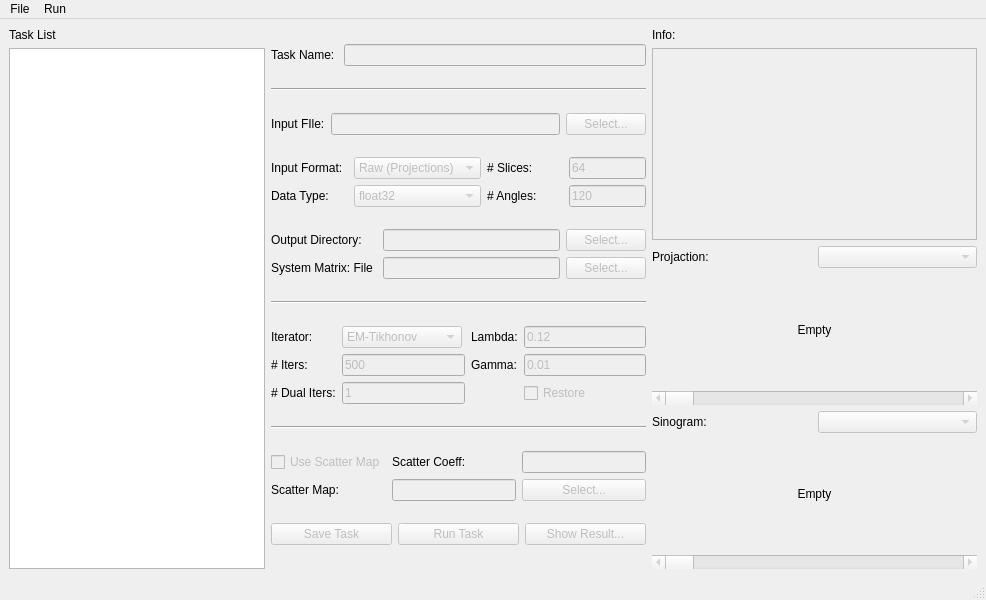
<?xml version="1.0" encoding="UTF-8"?>
<ui version="4.0">
 <class>MainWindow</class>
 <widget class="QMainWindow" name="MainWindow">
  <property name="geometry">
   <rect>
    <x>0</x>
    <y>0</y>
    <width>986</width>
    <height>600</height>
   </rect>
  </property>
  <property name="windowTitle">
   <string>MainWindow</string>
  </property>
  <widget class="QWidget" name="centralwidget">
   <layout class="QHBoxLayout" name="horizontalLayout_5" stretch="0,0,30">
    <item>
     <layout class="QVBoxLayout" name="verticalLayoutTaskList" stretch="0,20">
      <item>
       <widget class="QLabel" name="labelTask">
        <property name="text">
         <string>Task List</string>
        </property>
       </widget>
      </item>
      <item>
       <widget class="QListWidget" name="listWidgetTask"/>
      </item>
     </layout>
    </item>
    <item>
     <layout class="QVBoxLayout" name="verticalLayoutParameter">
      <item>
       <layout class="QHBoxLayout" name="horizontalLayout_4">
        <item>
         <widget class="QLabel" name="labelTaskName">
          <property name="text">
           <string>Task Name: </string>
          </property>
         </widget>
        </item>
        <item>
         <widget class="QLineEdit" name="lineEditTaskName">
          <property name="enabled">
           <bool>false</bool>
          </property>
         </widget>
        </item>
       </layout>
      </item>
      <item>
       <widget class="Line" name="line_2">
        <property name="orientation">
         <enum>Qt::Horizontal</enum>
        </property>
       </widget>
      </item>
      <item>
       <layout class="QVBoxLayout" name="verticalLayout">
        <item>
         <layout class="QGridLayout" name="gridLayout_2">
          <item row="0" column="0">
           <widget class="QLabel" name="labelSinogramFile">
            <property name="text">
             <string>Input FIle:</string>
            </property>
           </widget>
          </item>
          <item row="0" column="1">
           <widget class="QLineEdit" name="lineEditSinogram">
            <property name="enabled">
             <bool>false</bool>
            </property>
           </widget>
          </item>
          <item row="0" column="2">
           <widget class="QPushButton" name="pushButtonSelectSinogram">
            <property name="enabled">
             <bool>false</bool>
            </property>
            <property name="text">
             <string>Select...</string>
            </property>
           </widget>
          </item>
         </layout>
        </item>
       </layout>
      </item>
      <item>
       <layout class="QGridLayout" name="gridLayout_3" columnstretch="25,25,25,25">
        <item row="0" column="0">
         <widget class="QLabel" name="labelSinogramFormat">
          <property name="text">
           <string>Input Format:</string>
          </property>
         </widget>
        </item>
        <item row="0" column="2">
         <widget class="QLabel" name="label">
          <property name="text">
           <string># Slices:</string>
          </property>
         </widget>
        </item>
        <item row="0" column="3">
         <widget class="QLineEdit" name="lineEditNumSlices">
          <property name="enabled">
           <bool>false</bool>
          </property>
          <property name="text">
           <string>64</string>
          </property>
         </widget>
        </item>
        <item row="0" column="1">
         <widget class="QComboBox" name="comboBoxSinogramFormat">
          <property name="enabled">
           <bool>false</bool>
          </property>
          <item>
           <property name="text">
            <string>Raw (Projections)</string>
           </property>
          </item>
          <item>
           <property name="text">
            <string>Raw (Sinograms)</string>
           </property>
          </item>
          <item>
           <property name="text">
            <string>DICOM</string>
           </property>
          </item>
         </widget>
        </item>
        <item row="1" column="0">
         <widget class="QLabel" name="label_2">
          <property name="text">
           <string>Data Type:</string>
          </property>
         </widget>
        </item>
        <item row="1" column="1">
         <widget class="QComboBox" name="comboBoxDataType">
          <property name="enabled">
           <bool>false</bool>
          </property>
          <item>
           <property name="text">
            <string>float32</string>
           </property>
          </item>
          <item>
           <property name="text">
            <string extracomment="double">float64</string>
           </property>
          </item>
         </widget>
        </item>
        <item row="1" column="2">
         <widget class="QLabel" name="label_3">
          <property name="text">
           <string># Angles:</string>
          </property>
         </widget>
        </item>
        <item row="1" column="3">
         <widget class="QLineEdit" name="lineEditNumAngles">
          <property name="enabled">
           <bool>false</bool>
          </property>
          <property name="text">
           <string>120</string>
          </property>
         </widget>
        </item>
       </layout>
      </item>
      <item>
       <layout class="QGridLayout" name="gridLayoutIO">
        <item row="1" column="2">
         <widget class="QPushButton" name="pushButtonSelectSysMat">
          <property name="enabled">
           <bool>false</bool>
          </property>
          <property name="text">
           <string>Select...</string>
          </property>
         </widget>
        </item>
        <item row="1" column="0">
         <widget class="QLabel" name="labelSysMat">
          <property name="text">
           <string>System Matrix: File </string>
          </property>
         </widget>
        </item>
        <item row="1" column="1">
         <widget class="QLineEdit" name="lineEditSysMat">
          <property name="enabled">
           <bool>false</bool>
          </property>
         </widget>
        </item>
        <item row="0" column="0">
         <widget class="QLabel" name="labelOutputDir">
          <property name="text">
           <string>Output Directory: </string>
          </property>
         </widget>
        </item>
        <item row="0" column="1">
         <widget class="QLineEdit" name="lineEditOutputDir">
          <property name="enabled">
           <bool>false</bool>
          </property>
         </widget>
        </item>
        <item row="0" column="2">
         <widget class="QPushButton" name="pushButtonSelectOutputDir">
          <property name="enabled">
           <bool>false</bool>
          </property>
          <property name="text">
           <string>Select...</string>
          </property>
         </widget>
        </item>
       </layout>
      </item>
      <item>
       <widget class="Line" name="line_3">
        <property name="orientation">
         <enum>Qt::Horizontal</enum>
        </property>
       </widget>
      </item>
      <item>
       <layout class="QGridLayout" name="gridLayout_6" columnstretch="0,0,0,0">
        <item row="1" column="0">
         <widget class="QLabel" name="labelNumIters">
          <property name="text">
           <string># Iters:</string>
          </property>
         </widget>
        </item>
        <item row="1" column="1">
         <widget class="QLineEdit" name="lineEditNumIters">
          <property name="enabled">
           <bool>false</bool>
          </property>
          <property name="text">
           <string>500</string>
          </property>
          <property name="maxLength">
           <number>10</number>
          </property>
         </widget>
        </item>
        <item row="0" column="0">
         <widget class="QLabel" name="labelIteratpr">
          <property name="text">
           <string>Iterator:</string>
          </property>
         </widget>
        </item>
        <item row="0" column="1">
         <widget class="QComboBox" name="comboBoxIterator">
          <property name="enabled">
           <bool>false</bool>
          </property>
          <property name="sizePolicy">
           <sizepolicy hsizetype="Fixed" vsizetype="Fixed">
            <horstretch>0</horstretch>
            <verstretch>0</verstretch>
           </sizepolicy>
          </property>
          <property name="maximumSize">
           <size>
            <width>120</width>
            <height>16777215</height>
           </size>
          </property>
          <item>
           <property name="text">
            <string>EM-Tikhonov</string>
           </property>
          </item>
          <item>
           <property name="text">
            <string>MLEM</string>
           </property>
          </item>
          <item>
           <property name="text">
            <string>PAPA-2DWavelet</string>
           </property>
          </item>
          <item>
           <property name="text">
            <string>PAPA-Cont</string>
           </property>
          </item>
          <item>
           <property name="text">
            <string>PAPA-Cont-TV</string>
           </property>
          </item>
          <item>
           <property name="text">
            <string>PAPA-Cont-Wavelet</string>
           </property>
          </item>
          <item>
           <property name="text">
            <string>PAPA-Dynamic</string>
           </property>
          </item>
          <item>
           <property name="text">
            <string>PAPA-TV</string>
           </property>
          </item>
         </widget>
        </item>
        <item row="0" column="3">
         <widget class="QLineEdit" name="lineEditLambda">
          <property name="enabled">
           <bool>false</bool>
          </property>
          <property name="text">
           <string>0.12</string>
          </property>
          <property name="maxLength">
           <number>10</number>
          </property>
          <property name="placeholderText">
           <string notr="true"/>
          </property>
         </widget>
        </item>
        <item row="0" column="2">
         <widget class="QLabel" name="labelLambda">
          <property name="text">
           <string>Lambda:</string>
          </property>
         </widget>
        </item>
        <item row="2" column="0">
         <widget class="QLabel" name="labelNumDualIters">
          <property name="text">
           <string># Dual Iters:</string>
          </property>
         </widget>
        </item>
        <item row="2" column="1">
         <widget class="QLineEdit" name="lineEditNumDualIters">
          <property name="enabled">
           <bool>false</bool>
          </property>
          <property name="text">
           <string>1</string>
          </property>
         </widget>
        </item>
        <item row="1" column="2">
         <widget class="QLabel" name="labelGamma">
          <property name="text">
           <string>Gamma:</string>
          </property>
         </widget>
        </item>
        <item row="1" column="3">
         <widget class="QLineEdit" name="lineEditGamma">
          <property name="enabled">
           <bool>false</bool>
          </property>
          <property name="text">
           <string>0.01</string>
          </property>
          <property name="maxLength">
           <number>10</number>
          </property>
          <property name="placeholderText">
           <string notr="true"/>
          </property>
         </widget>
        </item>
        <item row="2" column="3">
         <widget class="QCheckBox" name="checkBoxRestore">
          <property name="enabled">
           <bool>false</bool>
          </property>
          <property name="text">
           <string>Restore</string>
          </property>
         </widget>
        </item>
       </layout>
      </item>
      <item>
       <widget class="Line" name="line">
        <property name="orientation">
         <enum>Qt::Horizontal</enum>
        </property>
       </widget>
      </item>
      <item>
       <layout class="QGridLayout" name="gridLayout_5">
        <item row="1" column="2">
         <widget class="QLineEdit" name="lineEditScatterMap">
          <property name="enabled">
           <bool>false</bool>
          </property>
         </widget>
        </item>
        <item row="1" column="0">
         <widget class="QLabel" name="labelScatterMap">
          <property name="text">
           <string>Scatter Map: </string>
          </property>
         </widget>
        </item>
        <item row="1" column="3">
         <widget class="QPushButton" name="pushButtonSelectScatterMap">
          <property name="enabled">
           <bool>false</bool>
          </property>
          <property name="text">
           <string>Select...</string>
          </property>
         </widget>
        </item>
        <item row="0" column="0">
         <widget class="QCheckBox" name="checkBoxScatterMap">
          <property name="enabled">
           <bool>false</bool>
          </property>
          <property name="text">
           <string>Use Scatter Map</string>
          </property>
         </widget>
        </item>
        <item row="0" column="2">
         <widget class="QLabel" name="labelScatterCoeff">
          <property name="text">
           <string>Scatter Coeff: </string>
          </property>
         </widget>
        </item>
        <item row="0" column="3">
         <widget class="QLineEdit" name="lineEditScatterCoeff">
          <property name="enabled">
           <bool>false</bool>
          </property>
          <property name="maxLength">
           <number>10</number>
          </property>
         </widget>
        </item>
       </layout>
      </item>
      <item>
       <layout class="QHBoxLayout" name="horizontalLayout_3">
        <item>
         <widget class="QPushButton" name="pushButtonSave">
          <property name="enabled">
           <bool>false</bool>
          </property>
          <property name="text">
           <string>Save Task</string>
          </property>
         </widget>
        </item>
        <item>
         <widget class="QPushButton" name="pushButtonRun">
          <property name="enabled">
           <bool>false</bool>
          </property>
          <property name="text">
           <string>Run Task</string>
          </property>
         </widget>
        </item>
        <item>
         <widget class="QPushButton" name="pushButtonShowResult">
          <property name="enabled">
           <bool>false</bool>
          </property>
          <property name="text">
           <string>Show Result...</string>
          </property>
         </widget>
        </item>
       </layout>
      </item>
     </layout>
    </item>
    <item>
     <layout class="QVBoxLayout" name="verticalLayoutImages">
      <item>
       <widget class="QLabel" name="labelReconstructed">
        <property name="sizePolicy">
         <sizepolicy hsizetype="Preferred" vsizetype="Minimum">
          <horstretch>0</horstretch>
          <verstretch>0</verstretch>
         </sizepolicy>
        </property>
        <property name="text">
         <string>Info:</string>
        </property>
       </widget>
      </item>
      <item>
       <widget class="QPlainTextEdit" name="plainTextEditSinogramInfo">
        <property name="enabled">
         <bool>false</bool>
        </property>
        <property name="sizePolicy">
         <sizepolicy hsizetype="Expanding" vsizetype="Preferred">
          <horstretch>0</horstretch>
          <verstretch>0</verstretch>
         </sizepolicy>
        </property>
       </widget>
      </item>
      <item>
       <layout class="QHBoxLayout" name="horizontalLayout">
        <item>
         <widget class="QLabel" name="labelProjection">
          <property name="sizePolicy">
           <sizepolicy hsizetype="Preferred" vsizetype="Minimum">
            <horstretch>0</horstretch>
            <verstretch>0</verstretch>
           </sizepolicy>
          </property>
          <property name="text">
           <string>Projaction:</string>
          </property>
         </widget>
        </item>
        <item>
         <widget class="QComboBox" name="comboBoxProjectionIndex">
          <property name="enabled">
           <bool>false</bool>
          </property>
         </widget>
        </item>
       </layout>
      </item>
      <item>
       <widget class="QLabel" name="labelProjectionImage">
        <property name="sizePolicy">
         <sizepolicy hsizetype="Preferred" vsizetype="Expanding">
          <horstretch>0</horstretch>
          <verstretch>0</verstretch>
         </sizepolicy>
        </property>
        <property name="text">
         <string>Empty</string>
        </property>
        <property name="alignment">
         <set>Qt::AlignCenter</set>
        </property>
       </widget>
      </item>
      <item>
       <widget class="QScrollBar" name="horizontalScrollBarProjection">
        <property name="enabled">
         <bool>false</bool>
        </property>
        <property name="orientation">
         <enum>Qt::Horizontal</enum>
        </property>
       </widget>
      </item>
      <item>
       <layout class="QHBoxLayout" name="horizontalLayout_2">
        <item>
         <widget class="QLabel" name="labelSinogram">
          <property name="sizePolicy">
           <sizepolicy hsizetype="Preferred" vsizetype="Minimum">
            <horstretch>0</horstretch>
            <verstretch>0</verstretch>
           </sizepolicy>
          </property>
          <property name="text">
           <string>Sinogram:</string>
          </property>
         </widget>
        </item>
        <item>
         <widget class="QComboBox" name="comboBoxSinogramIndex">
          <property name="enabled">
           <bool>false</bool>
          </property>
         </widget>
        </item>
       </layout>
      </item>
      <item>
       <widget class="QLabel" name="labelSinogramImage">
        <property name="sizePolicy">
         <sizepolicy hsizetype="Preferred" vsizetype="Expanding">
          <horstretch>0</horstretch>
          <verstretch>0</verstretch>
         </sizepolicy>
        </property>
        <property name="text">
         <string>Empty</string>
        </property>
        <property name="alignment">
         <set>Qt::AlignCenter</set>
        </property>
       </widget>
      </item>
      <item>
       <widget class="QScrollBar" name="horizontalScrollBarSinogram">
        <property name="enabled">
         <bool>false</bool>
        </property>
        <property name="orientation">
         <enum>Qt::Horizontal</enum>
        </property>
       </widget>
      </item>
     </layout>
    </item>
   </layout>
  </widget>
  <widget class="QMenuBar" name="menubar">
   <property name="geometry">
    <rect>
     <x>0</x>
     <y>0</y>
     <width>986</width>
     <height>22</height>
    </rect>
   </property>
   <widget class="QMenu" name="menuFile">
    <property name="title">
     <string>File</string>
    </property>
    <addaction name="actionNew_Task"/>
    <addaction name="actionImport_Tasks"/>
    <addaction name="separator"/>
    <addaction name="actionSave_Task"/>
    <addaction name="actionSave_Task_As"/>
    <addaction name="separator"/>
    <addaction name="actionExit"/>
   </widget>
   <widget class="QMenu" name="menuRun">
    <property name="title">
     <string>Run</string>
    </property>
    <addaction name="actionRun_All_Tasks"/>
    <addaction name="actionRun_Current_Task"/>
   </widget>
   <addaction name="menuFile"/>
   <addaction name="menuRun"/>
  </widget>
  <widget class="QStatusBar" name="statusbar"/>
  <action name="actionNew_Task">
   <property name="text">
    <string>New Task</string>
   </property>
   <property name="shortcut">
    <string>Ctrl+N</string>
   </property>
  </action>
  <action name="actionExit">
   <property name="text">
    <string>Exit</string>
   </property>
  </action>
  <action name="actionImport_Tasks">
   <property name="text">
    <string>Import Tasks...</string>
   </property>
   <property name="shortcut">
    <string>Ctrl+I</string>
   </property>
  </action>
  <action name="actionRun_All_Tasks">
   <property name="text">
    <string>Run All Tasks</string>
   </property>
  </action>
  <action name="actionRun_Current_Task">
   <property name="text">
    <string>Run Current Task</string>
   </property>
   <property name="shortcut">
    <string>Ctrl+R</string>
   </property>
  </action>
  <action name="actionSave_Task">
   <property name="text">
    <string>Save Task</string>
   </property>
  </action>
  <action name="actionSave_Task_As">
   <property name="text">
    <string>Save Task As...</string>
   </property>
  </action>
 </widget>
 <resources/>
 <connections/>
</ui>
